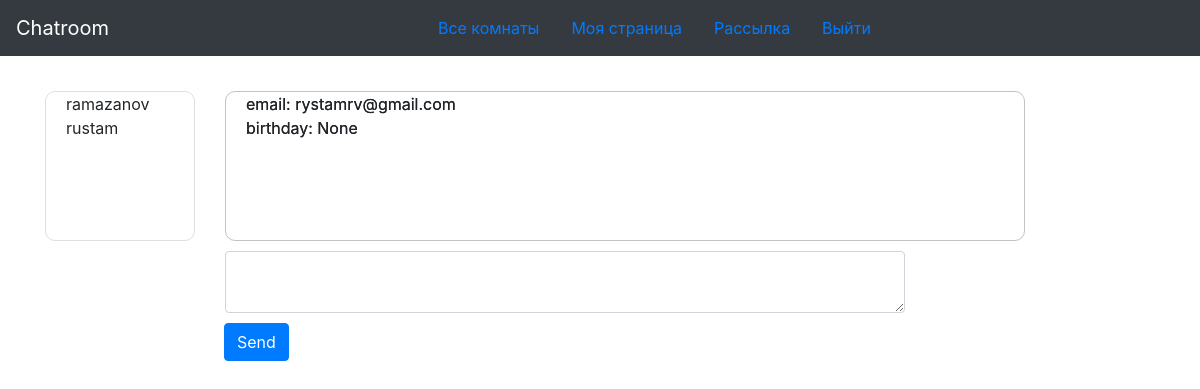
The app's page /profile/1 (signed in) with its own data.
### accounts/models.py (models this page shows, shortened)
class Profile(AbstractBaseUser, PermissionsMixin):
    email = models.EmailField(unique=True)
    first_name = models.CharField(max_length=255, default="Test")
    last_name = models.CharField(max_length=255, default="Test")
    image = models.FileField(null=True, blank=True, upload_to='upload/')
    birthday = models.DateTimeField(null=True, blank=True)
    is_active = models.BooleanField(default=True)
    is_staff = models.BooleanField(default=False)
    USERNAME_FIELD = 'email'
    REQUIRED_FIELDS = ['first_name', 'last_name']
    objects = UserManager()
    class Meta:
        verbose_name = "user"
        verbose_name_plural = "users"
    @property
    def full_name(self):
        return self.last_name + ' ' + self.first_name

### accounts/views.py (the view)
# urls.py: path(r'/<int:pk>', ProfileDetail.as_view(), name='profile'),
class ProfileDetail(DetailView):
    model = Profile
    template = 'profile_detail.html'
    def get_context_data(self, **kwargs):
        context = super().get_context_data(**kwargs)
        context['now'] = timezone.now()
        context["id_user"] = self.get_object().id
        context["posts"] = Post.objects.filter(recipient=self.get_object())
        return context

### templates/accounts/profile_detail.html (shortened to what this page needs)
{% extends 'layout/base.html' %}
{% load static %}
{% block content %}
<div class="container">
  <div class="page">
      {{object.full_name}}
  </div>
  <div class="page_detail">
      <div class="page_column">
        email: {{object.email}} </br>
        birthday: {{object.birthday}}
      </div>
  </div>
  <div class="page_detail">
    <div class="page_column">
      email: {{object.email}} </br>
      birthday: {{object.birthday}}
    </div>
  </div>
  <div class="send_post">
    <textarea class="form-control" type="text" id="text"></textarea>
    <div class="input-group-append cd">
        <button type="button" id="chat-message-submit" class="btn btn-primary">Send</button>
    </div>
  </div>
</div>
{% endblock %}

### static/css/base.css (style rules this page uses)
.send_post { margin-top: 10px; margin-right: 250px; margin-left: 180px; }
.cd { margin-top: 10px; }
.page { margin-top: 35px; padding-left: 20px; border-radius: 10px; border: 1px solid rgba(0,0,0,.125); width: 150px; height: 150px; }
.page_detail { margin-top: -150px; padding-left: 20px; margin-left: 180px; border-radius: 10px; border: 1px solid rgba(0,0,0,.125); width: 800px; height: 150px; }
.page_column { display: flex; flex-wrap: wrap; }

### records on screen
Profile: full_name "ramazanov rustam", email "rystamrv@gmail.com", birthday "None"
